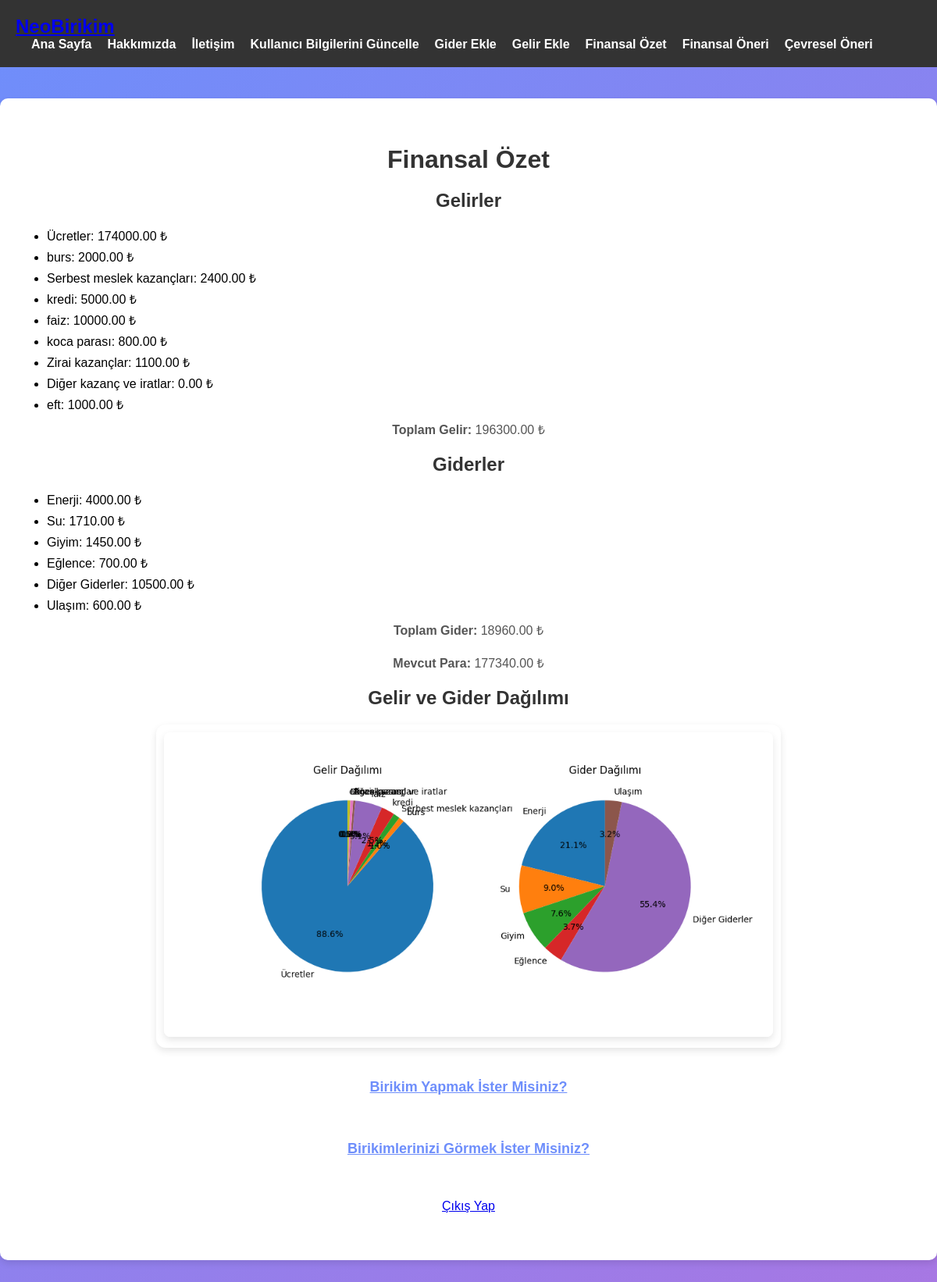
/account/financial_summary/ (signed in), run on the app's committed database.
### account/models.py (models this page shows, shortened)
class IncomeType(models.Model):
    name = models.CharField(max_length=100)

### account/views.py (the view)
# urls.py: path('financial_summary/', views.financial_summary, name='financial_summary'),
@login_required
def financial_summary(request):
    incomes = Income.objects.filter(user=request.user)
    consumptions = Consumption.objects.filter(user=request.user)
    income_types = {}
    for income in incomes:
        if income.income_type.name not in income_types:
            income_types[income.income_type.name] = 0
        income_types[income.income_type.name] += income.amount
    consumption_categories = {
        'Enerji': 0,
        'Su': 0,
        'Giyim': 0,
        'Eğlence': 0,
        'Diğer Giderler': 0,
        'Ulaşım': 0
    }
    for consumption in consumptions:
        consumption_categories['Enerji'] += consumption.energy
        consumption_categories['Su'] += consumption.water
        consumption_categories['Giyim'] += consumption.clothing
        consumption_categories['Eğlence'] += consumption.entertainment
        consumption_categories['Diğer Giderler'] += consumption.other_expenses
        consumption_categories['Ulaşım'] += consumption.transportation
    total_income = sum(income_types.values())
    total_consumption = sum(consumption_categories.values())
    remaining_balance = total_income - total_consumption
    fig, (ax1, ax2) = plt.subplots(1, 2, figsize=(10, 5))
    ax1.pie(income_types.values(), labels=income_types.keys(), autopct='%1.1f%%', startangle=90)
    ax1.set_title('Gelir Dağılımı')
    ax2.pie(consumption_categories.values(), labels=consumption_categories.keys(), autopct='%1.1f%%', startangle=90)
    ax2.set_title('Gider Dağılımı')
    buf = io.BytesIO()
    plt.savefig(buf, format='png')
    buf.seek(0)
    graph_image = base64.b64encode(buf.read()).decode('utf-8')
    return render(request, 'account/financial_summary.html', {
        'incomes': incomes,
        'consumptions': consumptions,
        'total_income': total_income,
        'total_consumption': total_consumption,
        'remaining_balance': remaining_balance,
        'graph_image': graph_image,
        'income_types': income_types,
        'consumption_categories': consumption_categories
    })

### account/templates/account/financial_summary.html (shortened to what this page needs)
<!DOCTYPE html>
<html lang="tr">
<head>
</head>
<body>
    <nav class="navbar">
        <div class="logo">
            <a href="#">NeoBirikim</a>
        </div>
        <ul class="nav-links">
            <li><a href="{% url 'home' %}">Ana Sayfa</a></li>
            <li><a href="{% url 'about' %}">Hakkımızda</a></li>
            <li><a href="{% url 'communication' %}">İletişim</a></li>
            <li><a href="{% url 'update_user' %}">Kullanıcı Bilgilerini Güncelle</a></li>
            <li><a href="{% url 'add_consumption' %}">Gider Ekle</a></li>
            <li><a href="{% url 'add_income' %}">Gelir Ekle</a></li>
            <li><a href="{% url 'financial_summary' %}">Finansal Özet</a></li>
            <li><a href="{% url 'compare' %}">Finansal Öneri</a></li>
            <li><a href="{% url 'environmental_recommendations' %}">Çevresel Öneri</a></li>
        </ul>
    </nav>
    <div class="container">
        <h1>Finansal Özet</h1>
        <h2>Gelirler</h2>
        <ul class="incomes">
            {% for income_type, amount in income_types.items %}
                <li>{{ income_type }}: {{ amount }} ₺</li>
            {% endfor %}
        </ul>
        <p><strong>Toplam Gelir:</strong> {{ total_income }} ₺</p>
        <h2>Giderler</h2>
        <ul class="consumptions">
            {% for category, amount in consumption_categories.items %}
                <li>{{ category }}: {{ amount }} ₺</li>
            {% endfor %}
        </ul>
        <p><strong>Toplam Gider:</strong> {{ total_consumption }} ₺</p>
        <p><strong>Mevcut Para:</strong> {{ remaining_balance }} ₺</p>
        <h2>Gelir ve Gider Dağılımı</h2>
        <div class="graph-container">
            <img alt="Gelir ve Gider Dağılımı Grafiği" class="financial-graph">
        </div>
        <div class="saving-goal-link" style="margin-top: 40px;">
            <a href="{% url 'create_saving_goal' %}" style="font-size: 18px; font-weight: bold; color: #6e8efb;">Birikim Yapmak İster Misiniz?</a>
        </div>
        <br>
        <div class="saving-goal-link" style="margin-top: 40px;">
            <a href="{% url 'saving_goal_list' %}" style="font-size: 18px; font-weight: bold; color: #6e8efb;">
                Birikimlerinizi Görmek İster Misiniz?
            </a>
        </div>
            <br> <br> <br>
        <a href="{% url 'user_logout' %}">Çıkış Yap</a>
</body>
</html>

### account/templates/account/financial_summary.html (style rules this page uses)
* { margin: 0; padding: 0; box-sizing: border-box; }
body { font-family: 'Arial', sans-serif; background: linear-gradient(135deg, #6e8efb, #a777e3); min-height: 100vh; }
.navbar { display: flex; justify-content: space-between; align-items: center; padding: 20px; background-color: #333; flex-wrap: wrap; }
.navbar .logo { color: white; text-decoration: none; font-size: 24px; font-weight: bold; }
.nav-links { list-style: none; display: flex; }
.nav-links li { margin-left: 20px; }
.nav-links a { color: white; text-decoration: none; font-size: 16px; font-weight: 600; }
.container { background-color: white; padding: 60px; border-radius: 10px; box-shadow: 0 4px 8px rgba(0, 0, 0, 0.1); width: 100%; max-width: 1200px; text-align: center; margin: 40px auto; }
h1, h2 { margin-bottom: 20px; color: #333; font-weight: bold; }
p { margin-bottom: 20px; color: #555; font-size: 16px; }
.incomes, .consumptions { text-align: left; margin: 10px 0; }
.incomes li, .consumptions li { margin-bottom: 5px; }
.graph-container { width: 100%; max-width: 800px; margin: 20px auto; padding: 10px; background-color: #ffffff; border-radius: 12px; box-shadow: 0 4px 10px rgba(0, 0, 0, 0.1); text-align: center; }
.financial-graph { width: 100%; height: auto; border-radius: 8px; box-shadow: 0 4px 10px rgba(0, 0, 0, 0.1); }

### data on the page
IncomeType: income_types "Ücretler"
IncomeType: income_types "burs"
IncomeType: income_types "Serbest meslek kazançları"
IncomeType: income_types "kredi"
IncomeType: income_types "faiz"
IncomeType: income_types "koca parası"
IncomeType: income_types "Zirai kazançlar"
IncomeType: income_types "Diğer kazanç ve iratlar"
IncomeType: income_types "eft"

### other printed values
{{ amount }} "174000.00" "2000.00" "2400.00" "5000.00" "10000.00" "800.00" "1100.00" "0.00" "1000.00"
{{ total_income }} "196300.00"
{{ category }} "Enerji" "Su" "Giyim" "Eğlence" "Diğer Giderler" "Ulaşım"
{{ amount }} "4000.00" "1710.00" "1450.00" "700.00" "10500.00" "600.00"
{{ total_consumption }} "18960.00"
{{ remaining_balance }} "177340.00"
